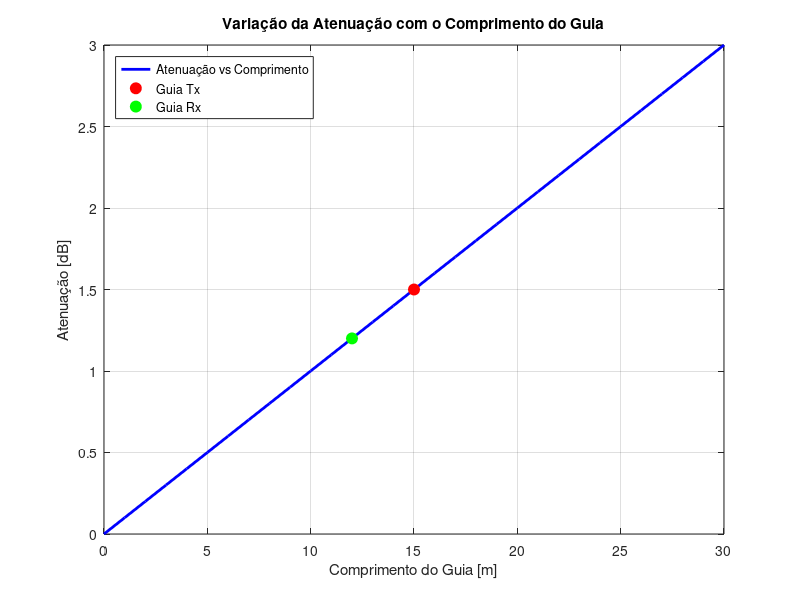

MATLAB code for this plot:
% ITEM 4 - CÁLCULO DA ATENUAÇÃO NOS GUIAS
% Trabalho Prático RCom - Parte I

clear; clc; close all;

fprintf('=== ITEM 4 - CÁLCULO DA ATENUAÇÃO NOS GUIAS ===\n\n');

% --- PARÂMETROS DOS GUIAS DE ONDA ---
comprimento_guia_tx = 15;      % Comprimento do guia transmissor [m]
comprimento_guia_rx = 12;      % Comprimento do guio recetor [m] 
atenuacao_guia = 0.1;          % Atenuação do guia [dB/m] - valor típico

% --- CÁLCULOS ---
% Atenuação total = comprimento × atenuação por metro
A_guia_tx = comprimento_guia_tx * atenuacao_guia;
A_guia_rx = comprimento_guia_rx * atenuacao_guia;
A_guia_total = A_guia_tx + A_guia_rx;

% --- APRESENTAÇÃO DE RESULTADOS ---
fprintf('PARÂMETROS DOS GUIAS:\n');
fprintf('  Atenuação do guia: %.2f dB/m\n\n', atenuacao_guia);

fprintf('GUIA TRANSMISSOR:\n');
fprintf('  Comprimento: %.1f m\n', comprimento_guia_tx);
fprintf('  Atenuação: %.2f dB\n\n', A_guia_tx);

fprintf('GUIA RECETOR:\n');
fprintf('  Comprimento: %.1f m\n', comprimento_guia_rx);
fprintf('  Atenuação: %.2f dB\n\n', A_guia_rx);

fprintf('RESUMO:\n');
fprintf('  Atenuação total nos guias: %.2f dB\n', A_guia_total);

% --- GRÁFICO - VARIAÇÃO COM COMPRIMENTO DO GUIA ---
figure;
comprimentos = 0:1:30;  % Comprimentos de 0 a 30 metros
atenuacoes = comprimentos * atenuacao_guia;

plot(comprimentos, atenuacoes, 'b-', 'LineWidth', 2);
hold on;
plot(comprimento_guia_tx, A_guia_tx, 'ro', 'MarkerSize', 8, 'MarkerFaceColor', 'r');
plot(comprimento_guia_rx, A_guia_rx, 'go', 'MarkerSize', 8, 'MarkerFaceColor', 'g');

xlabel('Comprimento do Guia [m]');
ylabel('Atenuação [dB]');
title('Variação da Atenuação com o Comprimento do Guia');
legend('Atenuação vs Comprimento', 'Guia Tx', 'Guia Rx', 'Location', 'northwest');
grid on;

% --- TABELA COMPARATIVA PARA DIFERENTES VALORES DE ATENUAÇÃO ---
fprintf('\n--- COMPARAÇÃO PARA DIFERENTES VALORES DE ATENUAÇÃO ---\n');
atenuacoes_guia = [0.05, 0.1, 0.15, 0.2];  % dB/m

fprintf('Atenuação\tTx (dB)\t\tRx (dB)\t\tTotal (dB)\n');
fprintf('(dB/m)\t\t%.1fm\t\t%.1fm\t\t\n', comprimento_guia_tx, comprimento_guia_rx);
fprintf('----------------------------------------------------\n');

for i = 1:length(atenuacoes_guia)
    A_tx = comprimento_guia_tx * atenuacoes_guia(i);
    A_rx = comprimento_guia_rx * atenuacoes_guia(i);
    A_total = A_tx + A_rx;
    
    fprintf('%.2f\t\t%.2f\t\t%.2f\t\t%.2f\n', ...
            atenuacoes_guia(i), A_tx, A_rx, A_total);
end

fprintf('\n--- Script Item 4 concluído ---\n');